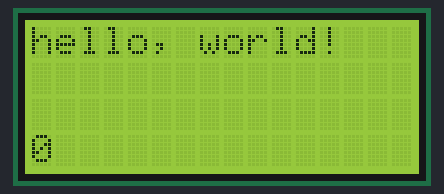
A sketch run on a simulated Arduino Mega 2560, built with avr-gcc and run on an emulated ATmega2560. Parts: 16×4 character LCD.

Above: at 0.1 s.
At 4.1 s:
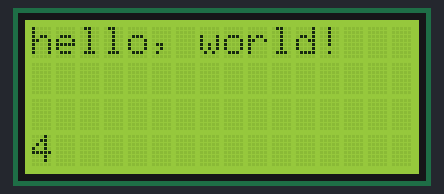
At 11.1 s:
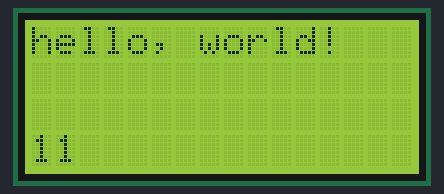
At 19.1 s:
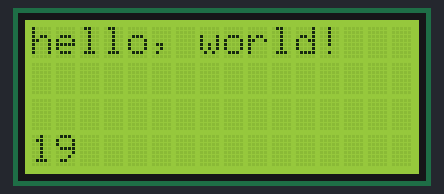
At 29.1 s:
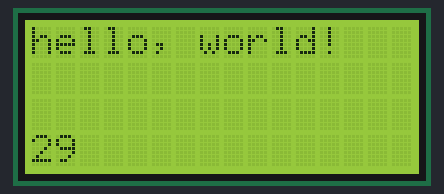
At 39.1 s:
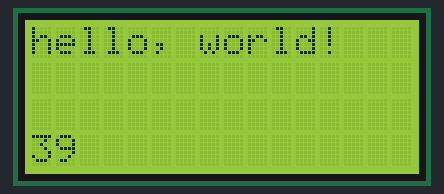

The sketch:

lcd1602.ino
```cpp
#include <LiquidCrystal.h>
LiquidCrystal lcd(33, 32, 31, 30, 29, 28);  //rs, en, d4, d5, d6, d7  m128L version
//LiquidCrystal lcd(26, 27, 28, 29, 30, 31);  //rs, en, d4, d5, d6, d7  m64 version
//LiquidCrystal lcd(23, 22, 21, 20, 19, 18);  //rs, en, d4, d5, d6, d7 m16 version

void setup() {
  lcd.begin(16, 4);
  lcd.print("hello, world!");
}

void loop() {
  lcd.setCursor(0, 3);
  lcd.print(millis() / 1000);
}
```

Measured:
- what the display in image 1 shows lasts 1.0 s, from 4.0 s to 5.0 s
